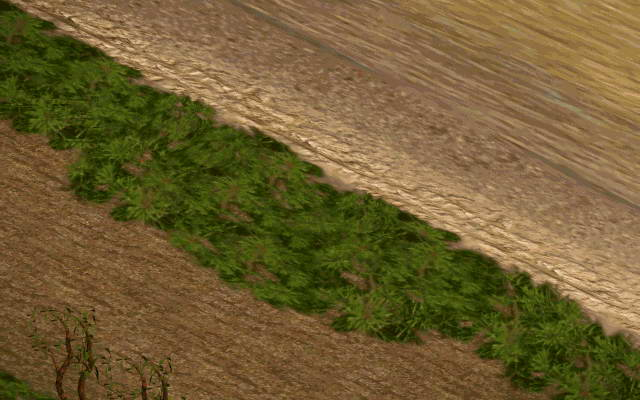

Below is a game level as drawn by its tile map, then a one-line description and the .tmx that defines it (tile-layer data replaced by summaries):
An orthogonal 64x40 tile map with 10x10 px tiles, 1 tile layer (块层 1).

<map version="1.0" orientation="orthogonal" width="64" height="40" tilewidth="10" tileheight="10">
 <tileset firstgid="1" name="1- (113)" tilewidth="10" tileheight="10">
  <image source="map/1- (113).jpg" trans="ff00ff" width="640" height="400" />
 </tileset>
 <layer name="块层 1" width="64" height="40">
  <data>[2560 cells, 2560 non-empty, 2560 distinct tile ids]</data>
 </layer>
</map>
